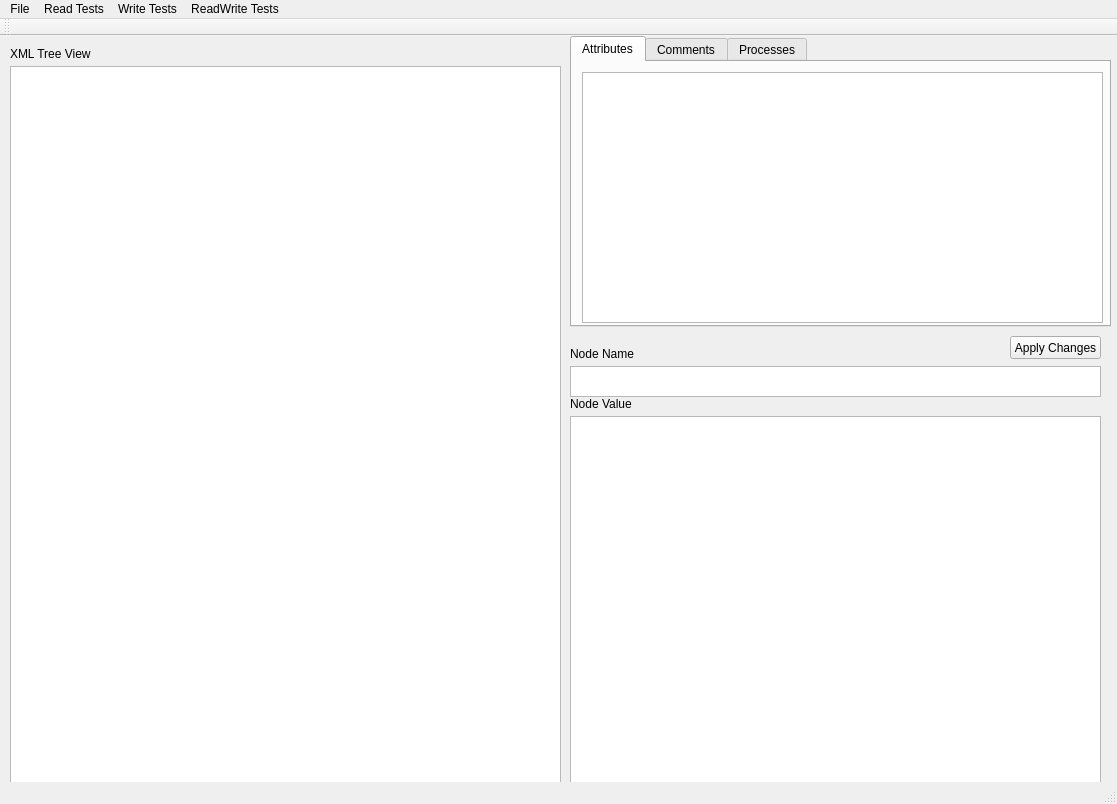
<?xml version="1.0" encoding="UTF-8"?>
<ui version="4.0">
 <class>XMLViewerClass</class>
 <widget class="QMainWindow" name="XMLViewerClass">
  <property name="geometry">
   <rect>
    <x>0</x>
    <y>0</y>
    <width>1117</width>
    <height>804</height>
   </rect>
  </property>
  <property name="windowTitle">
   <string>XMLStarTestBed</string>
  </property>
  <widget class="QWidget" name="centralWidget">
   <widget class="QLabel" name="m_lblXMLTreeView">
    <property name="geometry">
     <rect>
      <x>10</x>
      <y>10</y>
      <width>111</width>
      <height>16</height>
     </rect>
    </property>
    <property name="text">
     <string>XML Tree View</string>
    </property>
   </widget>
   <widget class="QTreeView" name="m_tvwXMLModel">
    <property name="geometry">
     <rect>
      <x>10</x>
      <y>30</y>
      <width>551</width>
      <height>721</height>
     </rect>
    </property>
   </widget>
   <widget class="QTextEdit" name="m_txtNodeValue">
    <property name="geometry">
     <rect>
      <x>570</x>
      <y>380</y>
      <width>531</width>
      <height>371</height>
     </rect>
    </property>
   </widget>
   <widget class="QLabel" name="m_lblNodeValue">
    <property name="geometry">
     <rect>
      <x>570</x>
      <y>360</y>
      <width>111</width>
      <height>16</height>
     </rect>
    </property>
    <property name="text">
     <string>Node Value</string>
    </property>
   </widget>
   <widget class="QPushButton" name="m_cmdApplyChanges">
    <property name="geometry">
     <rect>
      <x>1010</x>
      <y>300</y>
      <width>91</width>
      <height>23</height>
     </rect>
    </property>
    <property name="text">
     <string>Apply Changes</string>
    </property>
   </widget>
   <widget class="QTabWidget" name="tabViewSubNodes">
    <property name="geometry">
     <rect>
      <x>570</x>
      <y>0</y>
      <width>541</width>
      <height>291</height>
     </rect>
    </property>
    <property name="currentIndex">
     <number>0</number>
    </property>
    <widget class="QWidget" name="tabAttributes">
     <attribute name="title">
      <string>Attributes</string>
     </attribute>
     <widget class="QTreeView" name="m_tvwXMLAttributes">
      <property name="geometry">
       <rect>
        <x>10</x>
        <y>10</y>
        <width>521</width>
        <height>251</height>
       </rect>
      </property>
     </widget>
    </widget>
    <widget class="QWidget" name="tabComments">
     <attribute name="title">
      <string>Comments</string>
     </attribute>
     <widget class="QTreeView" name="m_tvwXMLComments">
      <property name="geometry">
       <rect>
        <x>10</x>
        <y>10</y>
        <width>521</width>
        <height>251</height>
       </rect>
      </property>
     </widget>
    </widget>
    <widget class="QWidget" name="tabProcesses">
     <attribute name="title">
      <string>Processes</string>
     </attribute>
     <widget class="QTreeView" name="m_tvwXMLProcesses">
      <property name="geometry">
       <rect>
        <x>10</x>
        <y>10</y>
        <width>521</width>
        <height>251</height>
       </rect>
      </property>
     </widget>
    </widget>
   </widget>
   <widget class="QTextEdit" name="m_txtNodeName">
    <property name="geometry">
     <rect>
      <x>570</x>
      <y>330</y>
      <width>531</width>
      <height>31</height>
     </rect>
    </property>
   </widget>
   <widget class="QLabel" name="m_lblNodeName">
    <property name="geometry">
     <rect>
      <x>570</x>
      <y>310</y>
      <width>111</width>
      <height>16</height>
     </rect>
    </property>
    <property name="text">
     <string>Node Name</string>
    </property>
   </widget>
  </widget>
  <widget class="QMenuBar" name="mnuMain">
   <property name="geometry">
    <rect>
     <x>0</x>
     <y>0</y>
     <width>1117</width>
     <height>21</height>
    </rect>
   </property>
   <widget class="QMenu" name="menuFile">
    <property name="title">
     <string>File</string>
    </property>
    <addaction name="actionOpen_XML_File"/>
    <addaction name="actionSave"/>
    <addaction name="actionSave_As"/>
    <addaction name="actionClose_XML_File"/>
    <addaction name="actionExit"/>
   </widget>
   <widget class="QMenu" name="menuRead_Tests">
    <property name="title">
     <string>Read Tests</string>
    </property>
    <addaction name="actionLoad_Scenario_1"/>
    <addaction name="actionLoad_Scenario_2"/>
    <addaction name="actionLoad_Scenario_3"/>
    <addaction name="actionLoad_Scenario_4"/>
   </widget>
   <widget class="QMenu" name="menuWrite_Tests">
    <property name="title">
     <string>Write Tests</string>
    </property>
    <addaction name="actionSave_Scenario_1"/>
    <addaction name="actionSave_Scenario_2"/>
    <addaction name="actionSave_Scenario_3"/>
    <addaction name="actionSave_Scenario_4"/>
   </widget>
   <widget class="QMenu" name="menuReadWrite_Tests">
    <property name="title">
     <string>ReadWrite Tests</string>
    </property>
    <addaction name="actionRW_Scenario_1"/>
    <addaction name="actionRW_Scenario_2"/>
    <addaction name="actionRW_Scenario_3"/>
    <addaction name="actionRW_Scenario_4"/>
   </widget>
   <addaction name="menuFile"/>
   <addaction name="menuRead_Tests"/>
   <addaction name="menuWrite_Tests"/>
   <addaction name="menuReadWrite_Tests"/>
  </widget>
  <widget class="QToolBar" name="mainToolBar">
   <attribute name="toolBarArea">
    <enum>TopToolBarArea</enum>
   </attribute>
   <attribute name="toolBarBreak">
    <bool>false</bool>
   </attribute>
  </widget>
  <widget class="QStatusBar" name="statusBar"/>
  <action name="actionOpen_XML_File">
   <property name="text">
    <string>Open XML File</string>
   </property>
  </action>
  <action name="actionSave">
   <property name="text">
    <string>Save</string>
   </property>
  </action>
  <action name="actionSave_As">
   <property name="text">
    <string>Save As</string>
   </property>
  </action>
  <action name="actionClose_XML_File">
   <property name="text">
    <string>Close XML File</string>
   </property>
  </action>
  <action name="actionExit">
   <property name="text">
    <string>Exit</string>
   </property>
  </action>
  <action name="actionLoad_Scenario_1">
   <property name="text">
    <string>Load Scenario 1</string>
   </property>
  </action>
  <action name="actionLoad_Scenario_2">
   <property name="text">
    <string>Load Scenario 2</string>
   </property>
  </action>
  <action name="actionLoad_Scenario_3">
   <property name="text">
    <string>Load Scenario 3</string>
   </property>
  </action>
  <action name="actionLoad_Scenario_4">
   <property name="text">
    <string>Load Scenario 4</string>
   </property>
  </action>
  <action name="actionSave_Scenario_1">
   <property name="text">
    <string>Save Scenario 1</string>
   </property>
  </action>
  <action name="actionSave_Scenario_2">
   <property name="text">
    <string>Save Scenario 2</string>
   </property>
  </action>
  <action name="actionSave_Scenario_3">
   <property name="text">
    <string>Save Scenario 3</string>
   </property>
  </action>
  <action name="actionSave_Scenario_4">
   <property name="text">
    <string>Save Scenario 4</string>
   </property>
  </action>
  <action name="actionRW_Scenario_1">
   <property name="text">
    <string>RW Scenario 1</string>
   </property>
  </action>
  <action name="actionRW_Scenario_2">
   <property name="text">
    <string>RW Scenario 2</string>
   </property>
  </action>
  <action name="actionRW_Scenario_3">
   <property name="text">
    <string>RW Scenario 3</string>
   </property>
  </action>
  <action name="actionRW_Scenario_4">
   <property name="text">
    <string>RW Scenario 4</string>
   </property>
  </action>
 </widget>
 <layoutdefault spacing="6" margin="11"/>
 <resources>
  <include location="XMLViewer.qrc"/>
 </resources>
 <connections/>
</ui>
